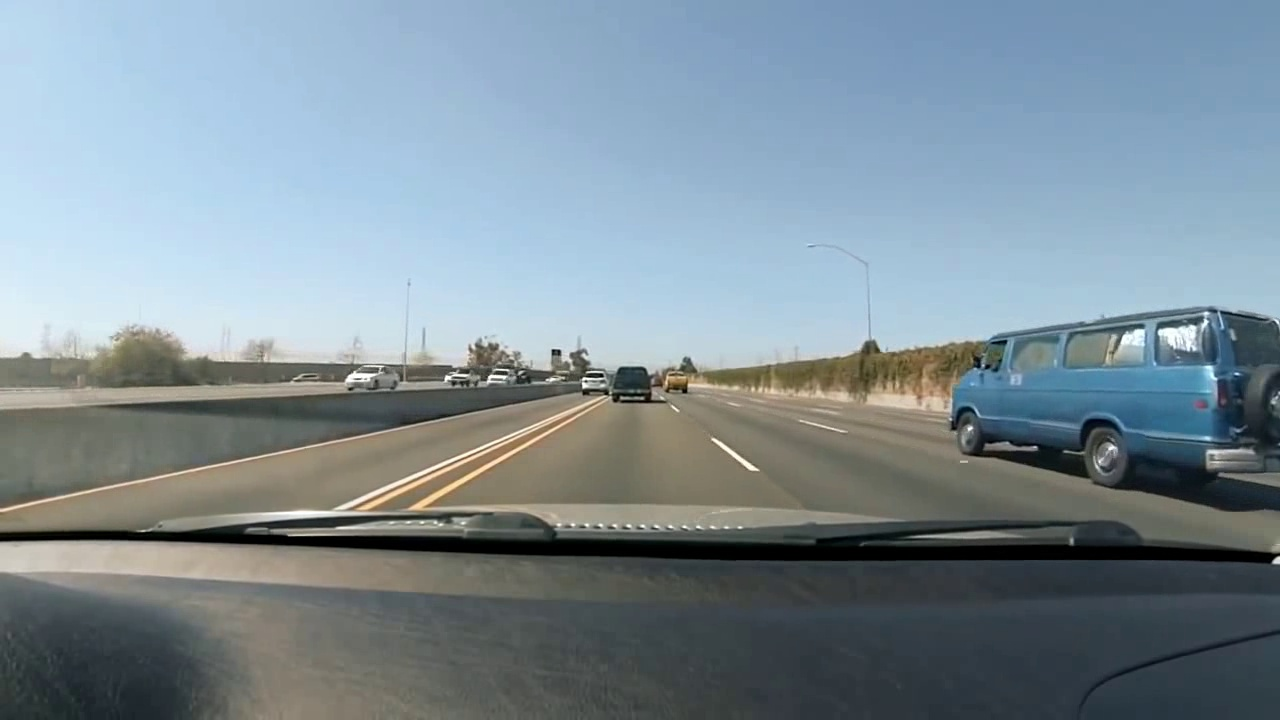
#> input picture frame1.jpg, 1280 x 720 px
$ python -i main.py   (imports and definitions only)
#> lines starting #> are read from the running program, lines starting #| are printed output that depends on the picture
#!/usr/bin/python3
# -*- coding:utf-8 -*-
# @Time    : 2018/5/3 16:05
# @Author  : yy


import numpy as np
import cv2
# import sys
import winsound
import threading


def solveline(pt1, pt2):
    x1, y1 = pt1
    x2, y2 = pt2
    A = np.array([[x1, 1], [x2, 1]])
    b = np.array([y1, y2])
    sov = np.linalg.solve(A, b)
    return sov


def detectlane(img, drt=None):
    roi = img[400:500, 200:1050]
    flag = False
    cp = roi.copy()
    ta, tb = drt
    roi = cv2.cvtColor(roi, cv2.COLOR_BGR2GRAY)
    ret, roi = cv2.threshold(roi, 210, 255, cv2.THRESH_BINARY)
    # cv2.imshow('img', roi)
    # cv2.waitKey()
    edges = cv2.Canny(roi, 50, 150, apertureSize=3)
    lines = cv2.HoughLinesP(edges, 1, np.pi / 180, 30, minLineLength=10, maxLineGap=10)

    if lines is None:
        return img
    for line in lines:
        x1, y1, x2, y2 = line[0]
        cv2.line(cp, (x1, y1), (x2, y2), (0, 255, 0), 1)
        try:
            la, lb = solveline((x1, y1), (x2, y2))
        except np.linalg.linalg.LinAlgError as e:
            # flag = True
            print(e, end=' ')
            print(x1, y1, x2, y2)
            # cv2.waitKey()
        # print('------------------------------------------')
        # print(la, lb)

        A = np.array([[-la, 1], [-ta, 1]])
        b = np.array([lb, tb])
        encounter = np.linalg.solve(A, b)

        # print('encounter:', encounter)
        # print('------------------------------------------')

        if abs(la) < 1 or abs(la) > 1e+10:
            continue
        if encounter[1] > -20:
            flag = True
        if lb > 0:
            cv2.line(cp, (0, int(lb)), (int(-lb / la), 0), (0, 0, 255), 1)
        elif lb < 0:
            cv2.line(cp, (int((100 - lb) / la), 100), (int(-lb / la), 0), (0, 0, 255), 1)
        # cv2.imshow('img', cp)
        # cv2.waitKey()

    if flag:
        h, w, ch = img.shape
        threading.Thread(target=winsound.Beep, args=(2000, 200)).start()
        cv2.putText(img, 'Danger!', (w // 2, (h - 30) // 2), cv2.FONT_HERSHEY_SIMPLEX, 3, (0, 0, 255), 2)
    else:
        h, w, ch = img.shape
        cv2.putText(img, 'Safe!', (w // 2, (h - 30) // 2), cv2.FONT_HERSHEY_SIMPLEX, 3, (0, 179, 7), 2)

    img[400:500, 200:1050] = cp
    return img


# [29 lines not run here, left out]

>>> import cv2
>>> picture = cv2.imread('frame1.jpg', cv2.IMREAD_GRAYSCALE)
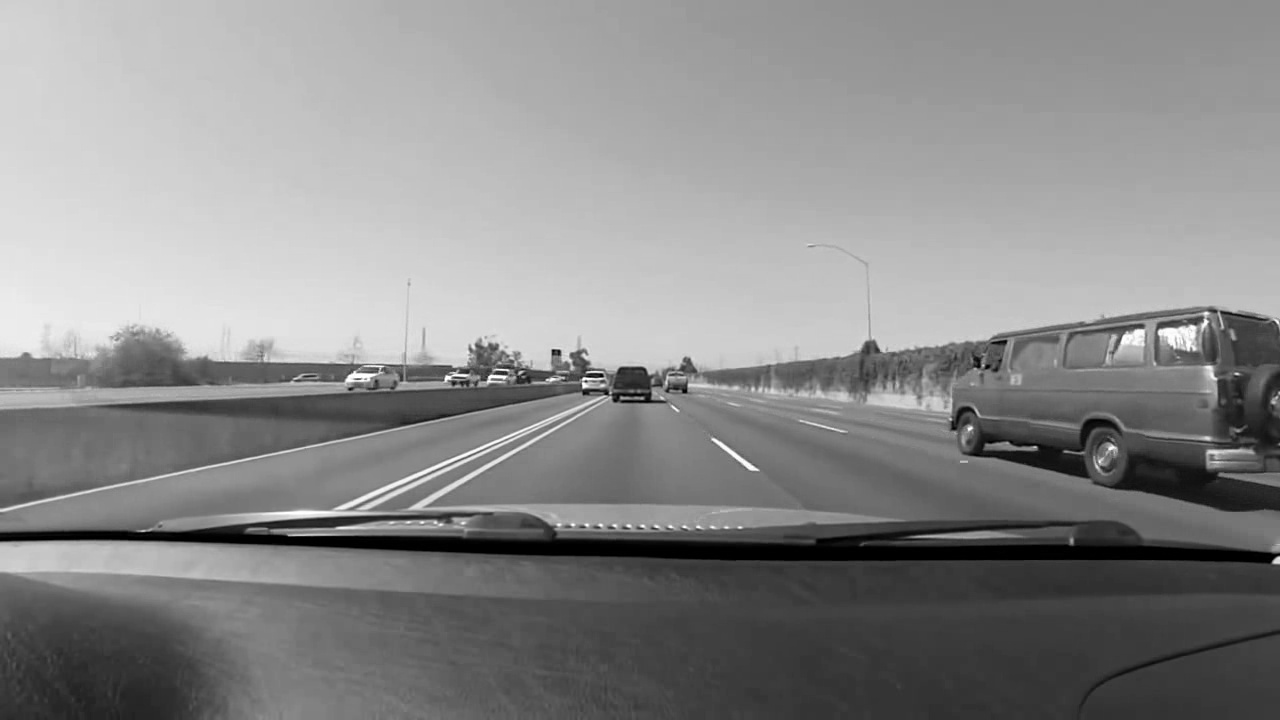
#> picture: shape (720, 1280); min 0, max 255, mean 138.2
>>> result = detectlane(picture)
#> in detectlane, `roi = img[400:500, 200:1050]`:
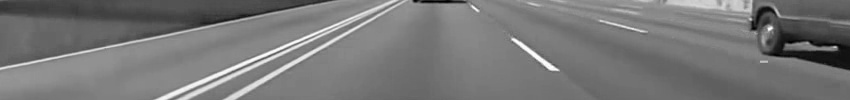
#> roi: shape (100, 850); min 0, max 255, mean 119.1
#> (the run stopped early here; a loop or call above may not have finished)

$ run again, on frame3.jpg
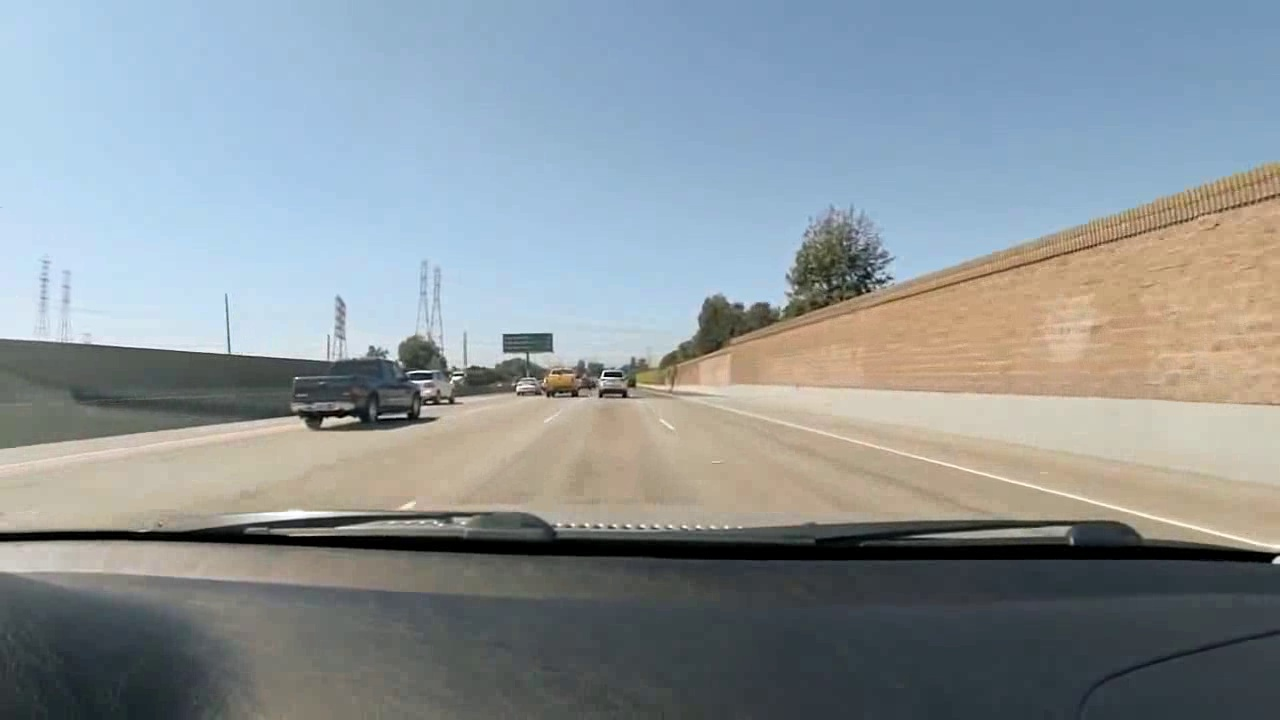
#> input picture frame3.jpg, 1280 x 720 px
#> `picture = cv2.imread('frame1.jpg', cv2.IMREAD_GRAYSCALE)`:
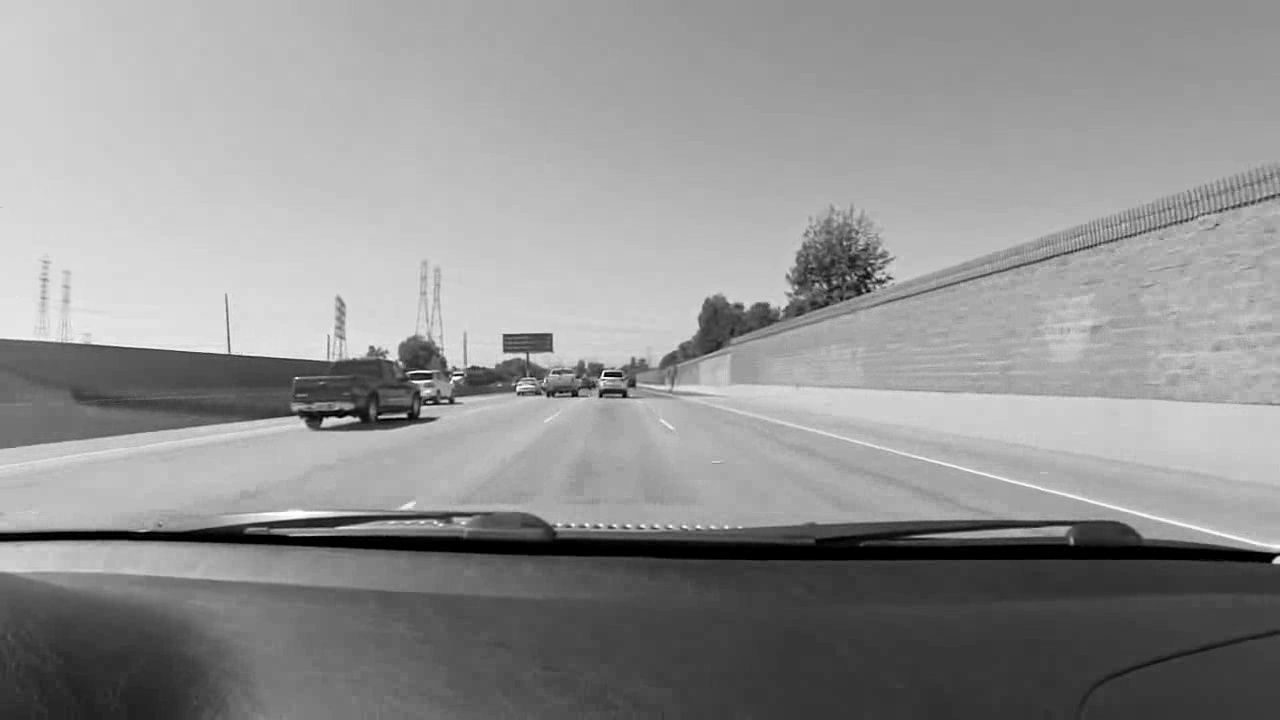
#> picture: shape (720, 1280); min 0, max 255, mean 146.2
#> in detectlane, `roi = img[400:500, 200:1050]`:
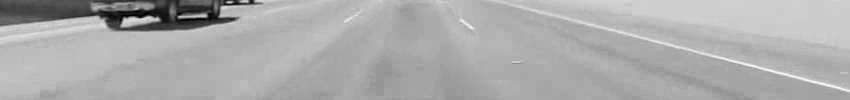
#> roi: shape (100, 850); min 0, max 254, mean 171.7
